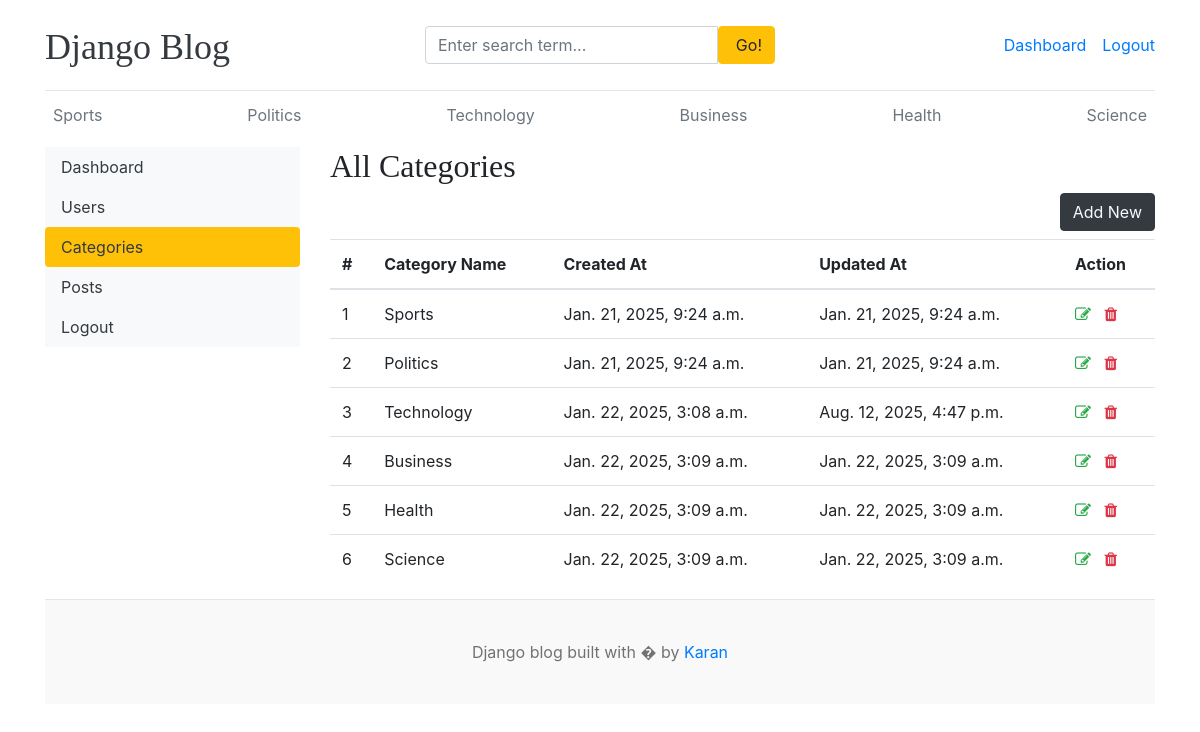
Screenshot of /dashboard/categories/ (signed in) with the database file from the repository.
### blogs/models.py (models this page shows, shortened)
class Category(models.Model):
    category_name = models.CharField(max_length=50, unique=True)
    created_at = models.DateTimeField(auto_now_add=True)
    updated_at = models.DateTimeField(auto_now=True)
    class Meta:
        verbose_name_plural = 'categories'

### dashboards/views.py (the view)
# urls.py: path('categories/',views.categories, name='categories'),
@login_required(login_url='login')
def categories(request):
    return render(request, 'dashboard/categories.html')

### blogs/context_processors.py (called while the page is built)
def get_categories(request):
    categories = Category.objects.all()
    return dict(categories=categories)

def get_social_links(request):
    social_links = SocialLink.objects.all()
    return dict(social_links=social_links)

### templates/dashboard/categories.html (shortened to what this page needs)
{% extends "base.html" %}
{% block content %}
<div class="row">
    {% include "dashboard/sidebar.html" %}
    <div class="col-md-9">
        <h2>All Categories</h2>
        <a href="{% url 'add_category' %}" class="btn btn-dark text-light mb-2 float-right">Add New</a>
        <table class="table table-hover">
            <thead>
              <tr>
                <th>#</th>
                <th>Category Name</th>
                <th>Created At</th>
                <th>Updated At</th>
                <th>Action</th>
              </tr>
            </thead>
            <tbody>
              {% for cat in categories %}
                <tr>
                    <td>{{forloop.counter}}</td>
                    <td>{{cat.category_name}}</td>
                    <td>{{cat.created_at}}</td>
                    <td>{{cat.updated_at}}</td>
                    <td>
                        <a href="{% url 'edit_category' cat.id %}"><i class="fa fa-edit text-success"></i></a>
                        <a href="{% url 'delete_category' cat.id %}"><i class="fa fa-trash text-danger"></i></a>
                    </td>
                </tr>
              {% endfor %}
            </tbody>
          </table>
    </div>
</div>
{% endblock content %}

### templates/base.html (shortened to what this page needs)
{% load static %}
<!DOCTYPE html>
<html lang="en">
<head>
    <link href="https://getbootstrap.com/docs/4.0/dist/css/bootstrap.min.css" rel="stylesheet">
    <link rel="stylesheet" href="https://cdnjs.cloudflare.com/ajax/libs/font-awesome/4.7.0/css/font-awesome.min.css">
    <link href="{% static 'css/blog.css' %}" rel="stylesheet">
  </head>
<body>
    <div class="container">
      <header class="blog-header py-3">
        <div class="row flex-nowrap justify-content-between align-items-center">
          <div class="col-4 pt-1">
            <a class="blog-header-logo text-dark" href="/">Django Blog</a>
          </div>
          <div class="col-4">
            <form action="{% url 'search' %}" method="GET">
              <div class="input-group">
                <input class="form-control" type="text" name="keyword" placeholder="Enter search term..." aria-label="Enter search term..." aria-describedby="button-search" />
                <button type="submit" class="btn btn-warning" id="button-search" type="button"> &nbsp;Go!</button>
              </div>
            </form>
          </div>
          <div class="col-4 d-flex justify-content-end align-items-center">
            {% if not user.is_authenticated %}
            <a class="btn btn-sm btn-warning" href="{% url "login" %}">Login</a> &nbsp;
            <a class="btn btn-sm btn-outline-secondary" href="{% url "register" %}">Register</a>
            {% else %}
            <span><a href="{% url "dashboard" %}">Dashboard</a></span>
            <span><a href="{% url "logout" %}">Logout</a></span>
            {% endif %}
          </div>
        </div>
      </header>
      <div class="nav-scroller py-1 mb-2">
        <nav class="nav d-flex justify-content-between">
          {% for cat in categories %}
            <a class="p-2 text-muted" href="{% url "post_by_category" cat.id %}">{{cat.category_name}}</a>
          {% endfor %}
        </nav>
      </div>
      {% block content %}
      {% endblock content %}
  <footer class="blog-footer">
    <p>Django blog built with � by <a href="#">Karan</a></p>
  </footer>
  </body>
  </html>

### static/css/blog.css (style rules this page uses)
.blog-header { border-bottom: 1px solid #e5e5e5; }
.blog-header-logo { font-family: "Playfair Display", Georgia, "Times New Roman", serif; font-size: 2.25rem; }
h1, h2, h3, h4, h5, h6 { font-family: "Playfair Display", Georgia, "Times New Roman", serif; }
.blog-footer { padding: 2.5rem 0; color: #727272; text-align: center; background-color: #f9f9f9; border-top: .05rem solid #e5e5e5; }
.blog-footer p:last-child { margin-bottom: 0; }

### rows the page displays
Category: category_name "Sports", created_at "Jan. 21, 2025, 9:24 a.m.", updated_at "Jan. 21, 2025, 9:24 a.m."
Category: category_name "Politics", created_at "Jan. 21, 2025, 9:24 a.m.", updated_at "Jan. 21, 2025, 9:24 a.m."
Category: category_name "Technology", created_at "Jan. 22, 2025, 3:08 a.m.", updated_at "Aug. 12, 2025, 4:47 p.m."
Category: category_name "Business", created_at "Jan. 22, 2025, 3:09 a.m.", updated_at "Jan. 22, 2025, 3:09 a.m."
Category: category_name "Health", created_at "Jan. 22, 2025, 3:09 a.m.", updated_at "Jan. 22, 2025, 3:09 a.m."
Category: category_name "Science", created_at "Jan. 22, 2025, 3:09 a.m.", updated_at "Jan. 22, 2025, 3:09 a.m."
